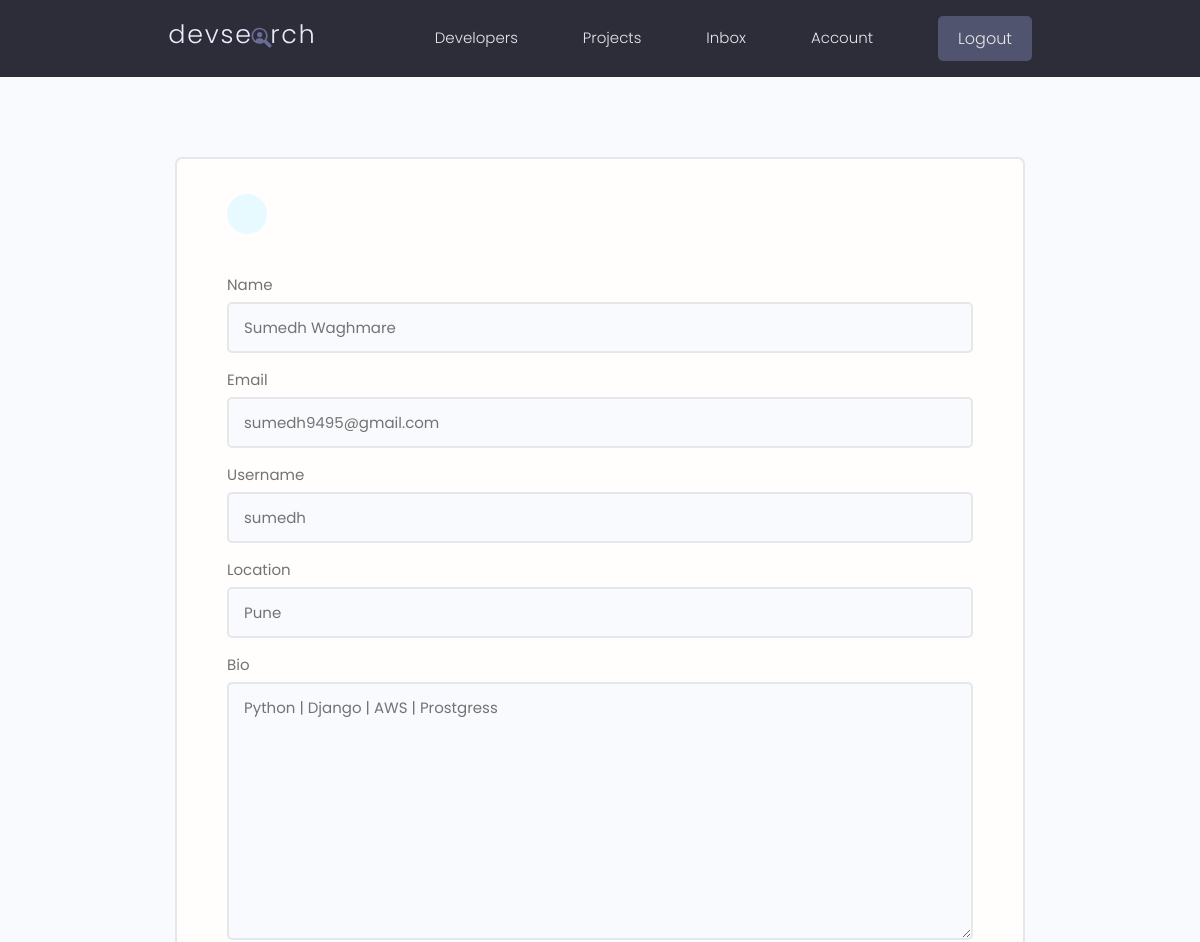
Page /edit-account/ (signed in, upper part) on the earlier database version.
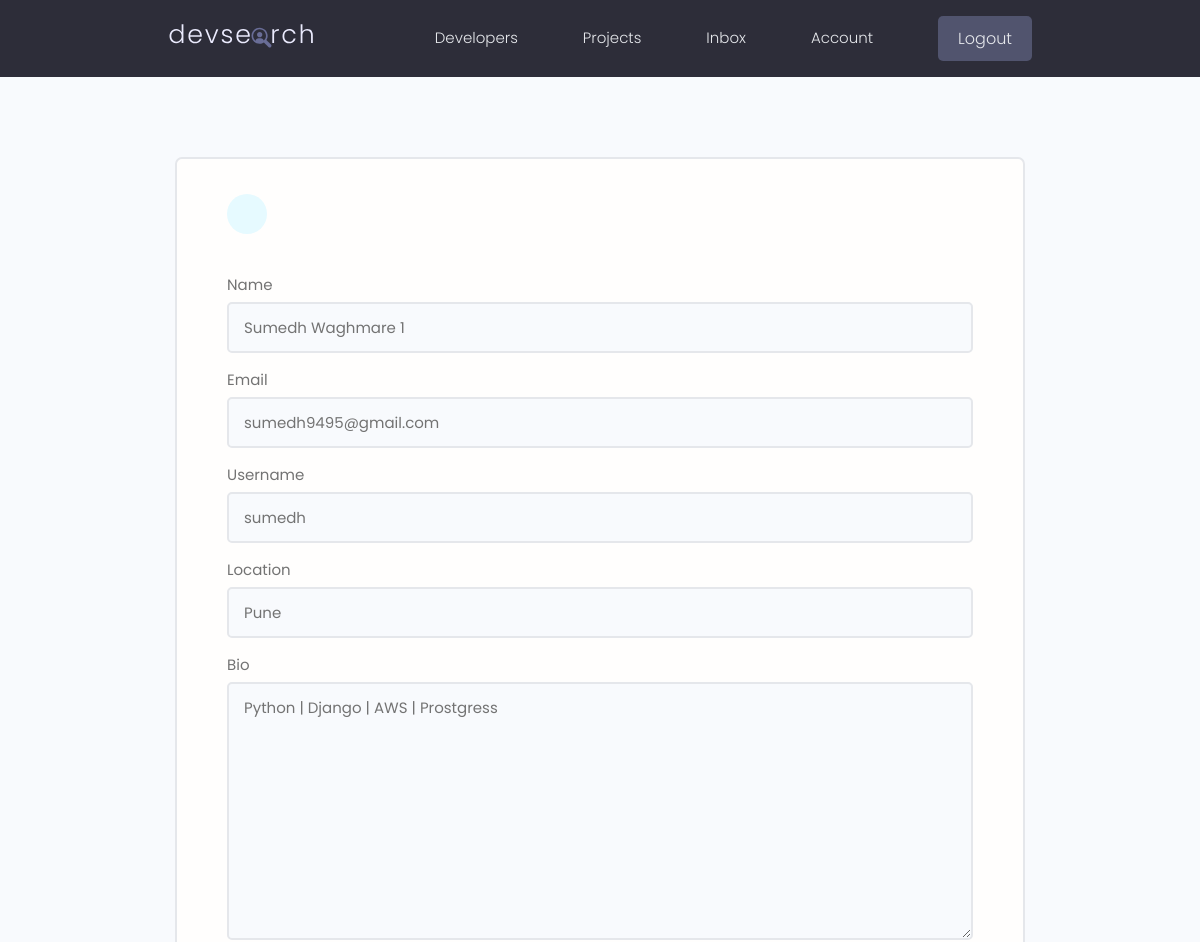
Same page on the later database version.
### users/models.py (models this page shows, shortened)
class Profile(models.Model):
    user = models.OneToOneField(User, on_delete=models.CASCADE, blank=True, null=True)
    name = models.CharField(max_length=200, null=True, blank=True)
    email = models.EmailField(max_length=500, null=True, blank=True)
    username = models.CharField(max_length=200, null=True, blank=True)
    location = models.CharField(max_length=200, null=True, blank=True)
    short_intro = models.CharField(max_length=1000, null=True, blank=True)
    bio = models.TextField(null=True, blank=True)
    profile_image = models.ImageField(null=True, blank=True,
        upload_to = 'profiles/', default='profiles/user-default.png')
    social_github = models.CharField(max_length=200, null=True, blank=True)
    social_twitter = models.CharField(max_length=200, null=True, blank=True)
    social_linkedin = models.CharField(max_length=200, null=True, blank=True)
    social_youtube = models.CharField(max_length=200, null=True, blank=True)
    social_website = models.CharField(max_length=200, null=True, blank=True)
    created = models.DateField(auto_now_add=True)
    id = models.UUIDField(default=uuid.uuid4,unique=True,primary_key=True,editable=False)

### users/views.py (the view)
# urls.py: path('edit-account/', views.editAccount, name='edit-account')
@login_required(login_url="login")
def editAccount(request):
    profile = request.user.profile
    form = ProfileForm(instance=profile)
    if request.method == 'POST':
        form = ProfileForm(request.POST, request.FILES, instance=profile)
        if form.is_valid():
            form.save()
            return redirect('account')
    context = {'form':form}
    return render(request,'users/profile_form.html',context)

### users/forms.py
class ProfileForm(ModelForm):
    class Meta:
        model = Profile
        fields = ['name', 'email', 'username', 'location', 'bio', 'short_intro', 'profile_image',
            'social_github', 'social_twitter', 'social_linkedin', 'social_youtube', 'social_website'
            ]
    def __init__(self, *args, **kwargs):
        super(ProfileForm, self).__init__(*args, **kwargs)
        for name, field in self.fields.items():
            field.widget.attrs.update({'class': 'input'})

### users/templates/users/profile_form.html (shortened to what this page needs)
{% extends 'main.html' %}
{% block content %}
    <main class="formPage my-xl">
        <div class="content-box">
            <div class="formWrapper">
                <a class="backButton" href="{% url 'account' %}"></a>
                <br>
                <form class="form" method="POST" action="{% url 'edit-account' %}" enctype="multipart/form-data">
                    {% for field in form %}
                        <div class="form__field">
                            <label for="formInput#text">{{field.label}} </label>
                            {{field}}
                        </div>
                    {% endfor %}
                </form>
            </div>
        </div>
    </main>
{% endblock content %}

Differences in the rows shown:
changed Profile "sumedh9495@gmail.com": name "Sumedh Waghmare" → "Sumedh Waghmare 1"
